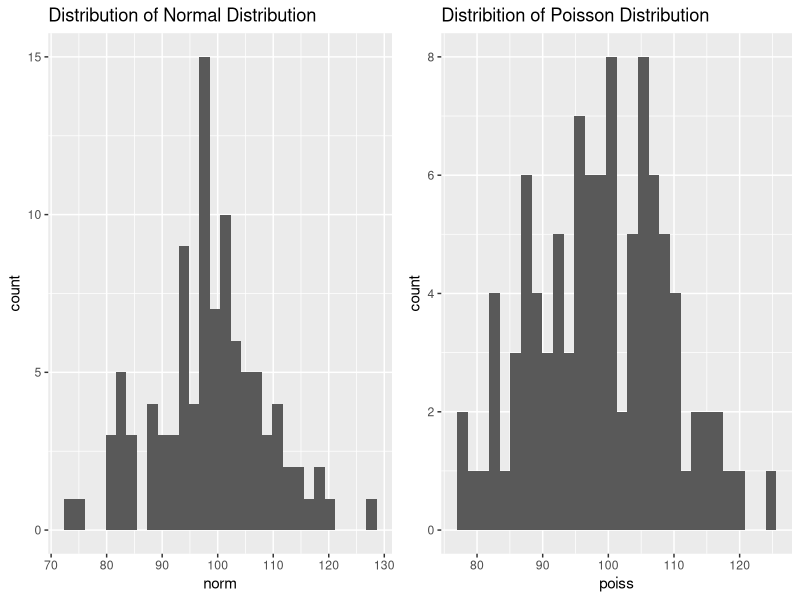
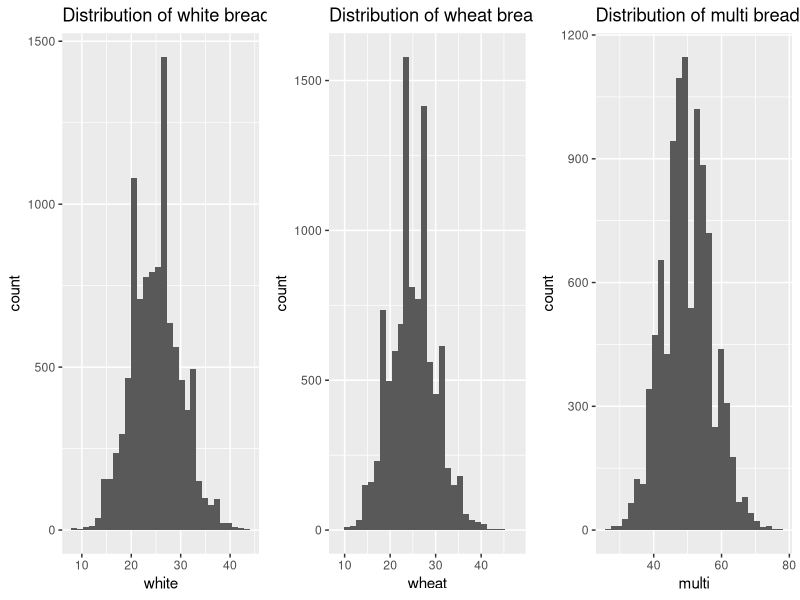

Write R code to recreate these figures, in order.
library(ggplot2)
library(gridExtra)
library(repr)


dist.plot = function(n, mu = 100, sigma = 10){
  options(repr.plot.width = 6, repr.plot.height = 6)
  dists = data.frame(
    norm = rnorm(n, mu, sigma),
    poiss = rpois(n, mu)
  )
  bw =( max(max(dists$norm,dists$poiss)) - min(min(dists$norm,dists$poiss)) )/60
  
  p1 = ggplot(dists, aes(norm)) + geom_histogram(bandwidth = bw) + ggtitle("Distribution of Normal Distribution")
  p2 = ggplot(dists, aes(poiss)) + geom_histogram(bandwidth = bw) + ggtitle("Distribition of Poisson Distribution")
  grid.arrange(p1, p2, ncol =2)
  summary(dists)
}

dist.plot(100)

#SIMULATE BREAD DEMAND
sim.bread = function(n){
  bread = runif(n)
  ifelse(bread <= 0.5, "white",ifelse(bread <= 0.75,"wheat","multi"))
}

table(sim.bread(100))

#SIMULATE DEMAND

sim.demand = function(lambda, n){
  arrivals = rpois(n, lambda)
  demand.mat = matrix(0,n,3)
  i = 1
  for(a in arrivals) {
    demand.mat[i,] = t(matrix(table(sim.bread(a))))
    i = i + 1
  }
  return(data.frame(demand.mat))
}

#Plot distribution of white, wheat and multi-grain
d = sim.demand(100,10000)
colnames(d) = c("white","wheat","multi")
p1 = ggplot(d, aes(white)) + geom_histogram() + ggtitle("Distribution of white bread")
p2 = ggplot(d, aes(wheat)) + geom_histogram() + ggtitle("Distribution of wheat bread")
p3 = ggplot(d, aes(multi)) + geom_histogram() + ggtitle("Distribution of multi bread")

grid.arrange(p1,p2,p3, ncol = 3)